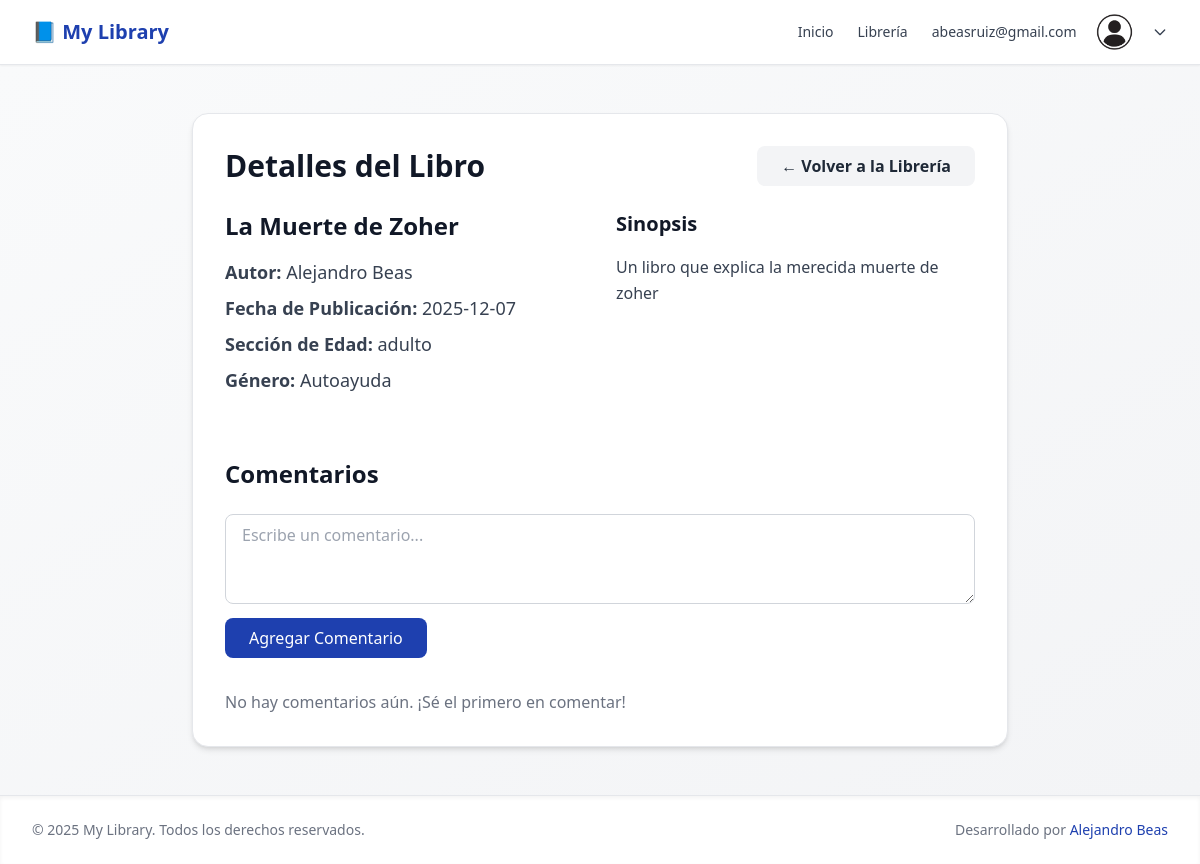
Screenshot of /view-book/9 (signed in) with the database file from the repository.
### tables this page shows
CREATE TABLE books (
	id INTEGER NOT NULL PRIMARY KEY AUTOINCREMENT,
	title TEXT NOT NULL,
	author TEXT,
	publish_date TEXT
, sinopsis varchar(45) default NULL, Etiqueta varchar(45) default NULL, genres TEXT NOT NULL);

### controllers/view-bookcontroller.php (called while the page is built, shortened)
<?php
$params = $_GET['params'] ?? [];
$id = $params[0] ?? null;
require_once __DIR__ . '/../models/books.php';
$book = getBookById($db, $id);
$comments = getCommentsByBookId($db, $id);
include __DIR__ . '/../views/book_detail.view.php';

### models/books.php (called while the page is built, shortened)
<?php
function getBookById($db, $id) {
    try {
        $stmt = $db->prepare("SELECT * FROM books WHERE id = ?");
        $stmt->execute([$id]);
        return $stmt->fetch(PDO::FETCH_ASSOC);
    } catch (PDOException $e) {
        error_log("Error getting book by ID: " . $e->getMessage());
        return false;
    }
}

### views/book_detail.view.php (the view, shortened to what this page needs)
<?php include 'partials/header.view.php'; ?>
<main class="flex-1 bg-gradient-to-br from-gray-50 to-gray-100 py-12">
    <div class="max-w-4xl mx-auto px-6 sm:px-8 lg:px-10">
        <div class="bg-white rounded-2xl shadow-md p-8 border border-gray-200">
            <div class="flex justify-between items-center mb-6">
                <h1 class="text-3xl font-bold text-gray-900">Detalles del Libro</h1>
                <a href="/books" class="bg-gray-100 text-gray-800 py-2 px-6 rounded-lg hover:bg-gray-200 font-semibold">
                    ← Volver a la Librería
                </a>
            </div>
            <?php if ($book): ?>
                <div class="grid grid-cols-1 md:grid-cols-2 gap-8">
                    <div>
                        <h2 class="text-2xl font-semibold text-gray-900 mb-4"><?= htmlspecialchars($book['title']) ?></h2>
                        <p class="text-lg text-gray-700 mb-2"><strong>Autor:</strong> <?= htmlspecialchars($book['author']) ?></p>
                        <p class="text-lg text-gray-700 mb-2"><strong>Fecha de Publicación:</strong> <?= htmlspecialchars($book['publish_date']) ?></p>
                        <p class="text-lg text-gray-700 mb-2"><strong>Sección de Edad:</strong> <?= htmlspecialchars($book['Etiqueta']) ?></p>
                        <p class="text-lg text-gray-700 mb-4"><strong>Género:</strong> <?= htmlspecialchars($book['genres']) ?></p>
                    </div>
                    <div>
                        <h3 class="text-xl font-semibold text-gray-900 mb-4">Sinopsis</h3>
                        <p class="text-gray-700 leading-relaxed"><?= nl2br(htmlspecialchars($book['sinopsis'])) ?></p>
                    </div>
                </div>
<div class="mt-12">
    <h2 class="text-2xl font-bold text-gray-900 mb-6">Comentarios</h2>
    <form method="POST" action="/add-comment" class="mb-8">
        <textarea name="comment" rows="3" required
                  class="w-full px-4 py-2 border border-gray-300 rounded-lg focus:ring-2 focus:ring-primary focus:border-primary"
                  placeholder="Escribe un comentario..."></textarea>
        <button type="submit" class="mt-2 bg-primary text-white px-6 py-2 rounded-lg hover:bg-red-700">
            Agregar Comentario
        </button>
    </form>
    <?php if (!empty($comments)): ?>
        <div class="space-y-4">
            <?php foreach ($comments as $comment): ?>
                <div class="bg-gray-50 p-4 rounded-lg">
                    <div class="flex justify-between items-start">
                        <div>
                            <p class="font-semibold text-gray-900"><?= htmlspecialchars($comment['username']) ?></p>
                            <p class="text-gray-700 mt-1"><?= nl2br(htmlspecialchars($comment['comment'])) ?></p>
                            <p class="text-sm text-gray-500 mt-2"><?= htmlspecialchars($comment['created_at']) ?></p>
                        </div>
                        <?php if ($comment['user_id'] == $_SESSION['user']['id']): ?>
                            <div class="flex space-x-2">
                                <button onclick="editComment(<?= $comment['id'] ?>, '<?= addslashes($comment['comment']) ?>')"
                                        class="text-blue-600 hover:text-blue-900">Editar</button>
                                <form method="POST" action="/delete-comment" class="inline" onsubmit="return confirm('¿Eliminar comentario?')">
                                    <input type="hidden" name="token" value="<?= $_SESSION['token'] ?>">
                                    <input type="hidden" name="comment_id" value="<?= $comment['id'] ?>">
                                    <input type="hidden" name="book_id" value="<?= $book['id'] ?>">
                                    <button type="submit" class="text-red-600 hover:text-red-900">Eliminar</button>
                                </form>
                            </div>
                        <?php endif; ?>
                    </div>
                </div>
            <?php endforeach; ?>
        </div>
    <?php else: ?>
        <p class="text-gray-500">No hay comentarios aún. ¡Sé el primero en comentar!</p>
    <?php endif; ?>
</div>
            <?php else: ?>
                <p class="text-red-600">Libro no encontrado.</p>
            <?php endif; ?>
        </div>
    </div>
</main>
<?php include 'partials/footer.view.php'; ?>

### views/partials/header.view.php (style rules this page uses)
.bg-primary { background-color: #1e40af; }

### rows the page displays
books: title "La Muerte de Zoher", author "Alejandro Beas", publish_date "2025-12-07", Etiqueta "adulto", genres "Autoayuda", sinopsis "Un libro que explica la merecida muerte de zoher"

### other values shown
$_SESSION['user']['email'] "abeasruiz@gmail.com"
APP_NAME "My Library"
